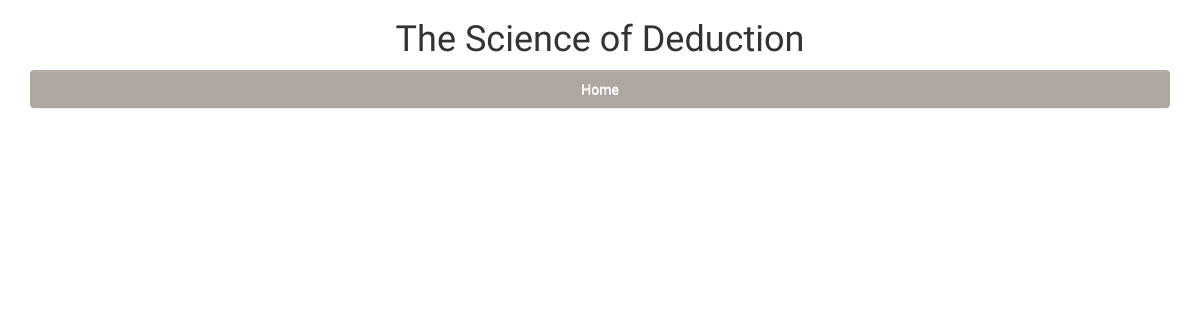
/blog/The Science of Deduction, run on an earlier commit of the app's database.
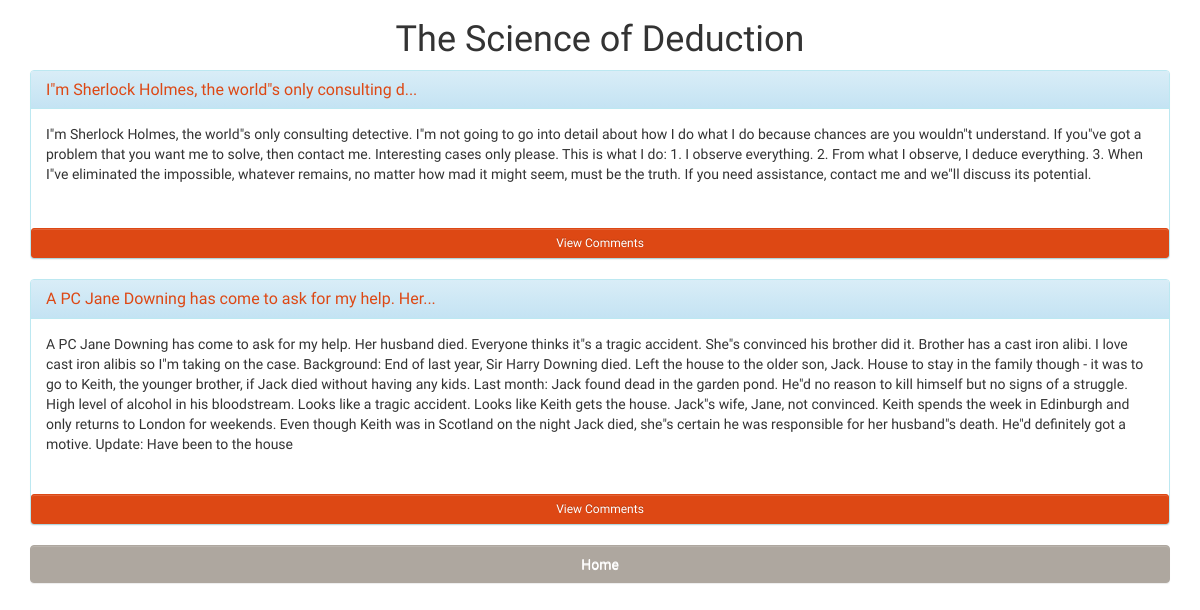
And on a later commit of the database.
### tables this page shows
CREATE TABLE posts (blog text, post text);

### app.py (the view)
@app.route("/blog/<blog_name>", methods = ["GET", "POST"])
def blog(blog_name):
    if request.method == "POST":
        post_ID = request.form["comment"]
        return redirect(url_for("post_page", postID = post_ID, blogname = blog_name))
    return render_template("blog.html",
                           posts = pull.pullBlog(blog_name), title = blog_name)

### pull.py (called while the page is built)
def pullBlog(blogName):
    query="select posts.post,posts.rowid from blogs,posts where posts.blog == '"+blogName+"';"
    print query
    results = c.execute(query)
    print results
    posts=[]
    for post in results:
        print post
        if post not in posts:
            posts.append(post)
    print posts
    return posts

### templates/blog.html (shortened to what this page needs)
<html>
<head>
	<link rel="stylesheet" type="text/css" href="{{ url_for( 'static', filename='css/bootstrap-theme.css') }}">
	<link rel="stylesheet" type="text/css" href="{{url_for('static',filename='css/bootstrap.css') }}">
</head>
<body>
	<div class="container">
	<center><h1>{{title}}</h1></center>
	{%for post in posts[::-1]%}
	<div class="panel panel-info">
	  <div class="panel-heading">
	    <a href="/blog/{{title}}/post/{{post[1]}}"><h3 class="panel-title">{{post[0][:50]}}...</h3></a>
	  </div>
	  <div class="panel-body form-group ">
		<form action= "\" method="POST">
			<p> {{post[0]}} </p>
	  </div>
	  <a class="btn btn-sm btn-block btn-primary" href="/blog/{{title}}/post/{{post[1]}}">View Comments</a>
	</div>
	{%endfor%}
	</div>
		<div class="container">
		<a href="\" class="btn btn-block btn-default">Home</a>
	</div>
</body>
</html>

What changed in the data, as far as the page shows it:
now on this page (row edited): posts: post "I\"m Sherlock Holmes, the world\"s only consulting d", post "I\"m Sherlock Holmes, the world\"s only consulting detective. I\"m not going to go into detail about how I do what I do because chances are you wouldn\"t understand. If you\"ve got a problem that you want me to solve, then contact me. Interesting cases only please. This is what I do: 1. I observe everything. 2. From what I observe, I deduce everything. 3. When I\"ve eliminated the impossible, whatever remains, no matter how mad it might seem, must be the truth. If you need assistance, contact me and we\"ll discuss its potential."
now on this page (row edited): posts: post "A PC Jane Downing has come to ask for my help. Her", post "A PC Jane Downing has come to ask for my help. Her husband died. Everyone thinks it\"s a tragic accident. She\"s convinced his brother did it. Brother has a cast iron alibi. I love cast iron alibis so I\"m taking on the case. Background: End of last year, Sir Harry Downing died. Left the house to the older son, Jack. House to stay in the family though - it was to go to Keith, the younger brother, if Jack died without having any kids. Last month: Jack found dead in the garden pond. He\"d no reason to kill himself but no signs of a struggle. High level of alcohol in his bloodstream. Looks like a tragic accident. Looks like Keith gets the house. Jack\"s wife, Jane, not convinced. Keith spends the…"
